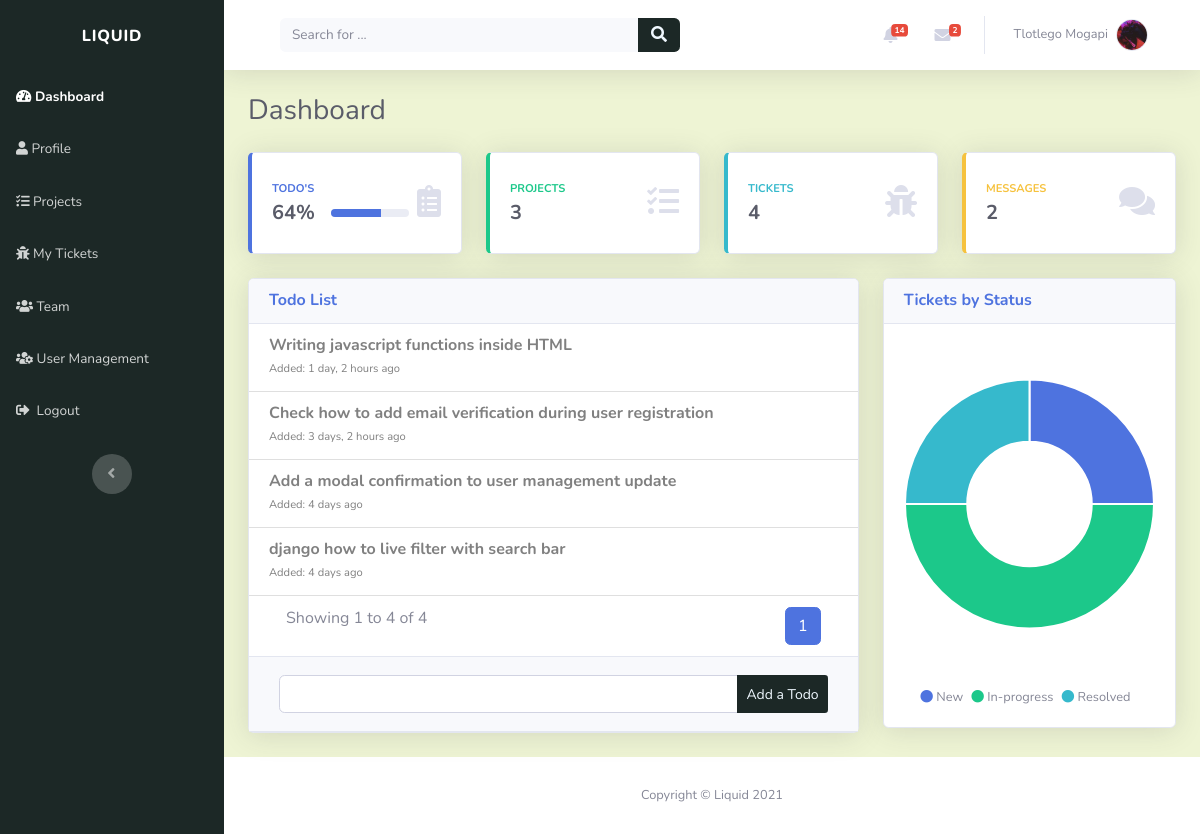
Before: / (signed in) with the older database file.
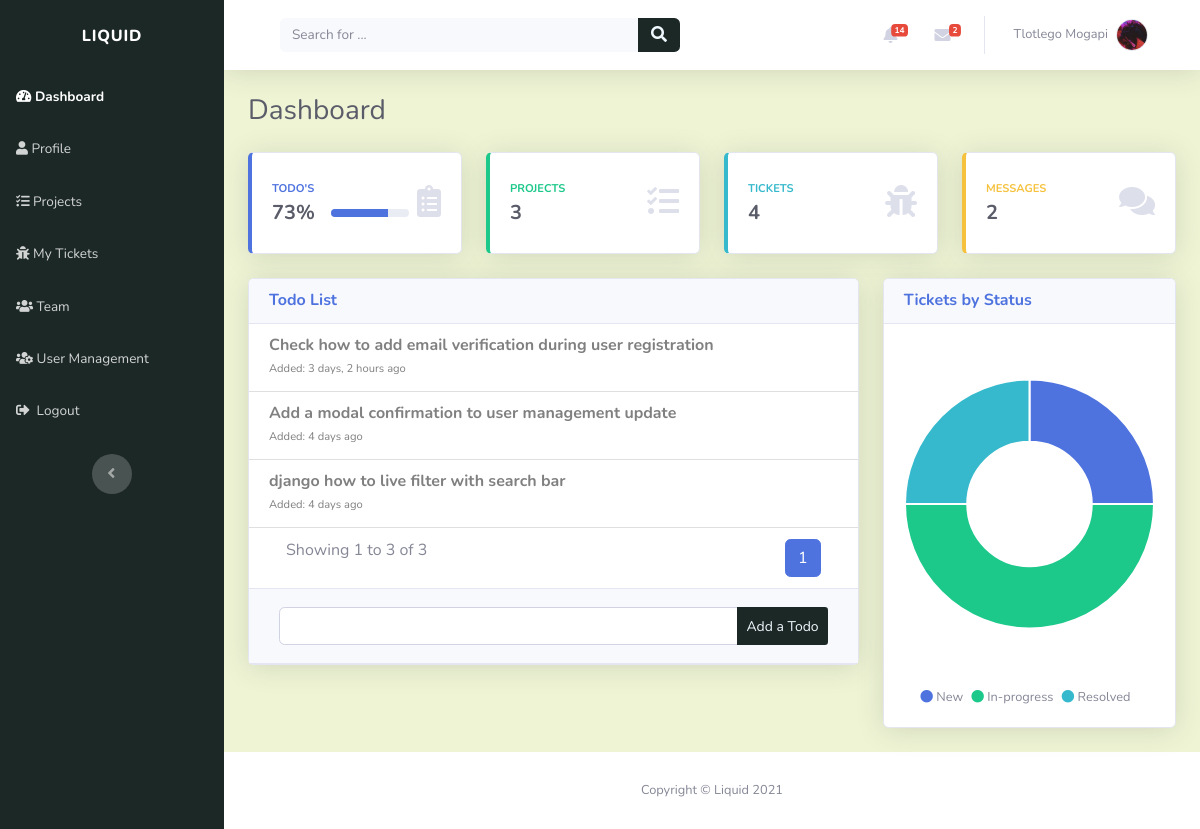
After: the same page with the newer database file.
### account/models.py (models this page shows, shortened)
class Profile(models.Model):
    user = models.OneToOneField(settings.AUTH_USER_MODEL, on_delete=models.CASCADE, unique=True)
    profile_picture = models.ImageField(default='profile_images/default.jpg', upload_to='profile_images', blank=True)
    website = models.URLField(blank=True)
    first_name = models.CharField(max_length=30, blank=True)
    last_name = models.CharField(max_length=30, blank=True)
    address = models.CharField(max_length=50, blank=True)
    city = models.CharField(max_length=50, blank=True)
    country = models.CharField(max_length=50, blank=True)
    slug = models.SlugField(unique=True, blank=True)

### index/models.py (models this page shows, shortened)
class Todo(models.Model):
    TODO_STATUS = (
        ('COM', 'Completed'),
        ('SCH', 'Scheduled'),
    )
    created_by = models.ForeignKey(Profile, on_delete=models.CASCADE)
    created_on = models.DateTimeField(verbose_name="created on", auto_now_add=True)
    note = models.CharField(max_length=80)
    status = models.CharField(max_length=6, choices=TODO_STATUS, default='SCH')

### index/views.py (the view)
# urls.py: path('', views.index_view, name="index_page"),
@login_required(login_url='login_page')
def index_view(request):
    query = ""
    context = {}
    user = request.user
    user_profile = get_object_or_404(Profile, user=user)
    if request.GET and request.GET.get('q', None):
        query = request.GET.get('q', ' ')
        context['query'] = str(query)
        projects_query = sorted(search_projects(
            query), key=attrgetter('created_on'), reverse=True)
        tickets_query = sorted(search_tickets(
            query), key=attrgetter('created_on'), reverse=True)
        users_query = sorted(search_users(
            query), key=attrgetter('first_name'), reverse=True)
        context['projects'] = projects_query
        context['tickets'] = tickets_query
        context['users'] = users_query
        return render(request, "index/search_results.html", context)
    else:
        user_tickets = get_user_tickets(user_profile)
        resolved_tickets = 0
        new_tickets = 0
        in_progress_tickets = 0
        total_tickets = 0
        for ticket in user_tickets:
            total_tickets += 1
            if ticket.status == 'RESOLVED':
                resolved_tickets += 1
            elif ticket.status == 'NEW':
                new_tickets += 1
            elif ticket.status == 'IN_PROGRESS':
                in_progress_tickets += 1
        context['total_tickets'] = total_tickets
        if total_tickets != 0:
            context['resolved_tickets'] = round(resolved_tickets*100 / total_tickets)
            context['new_tickets'] = round(new_tickets*100 / total_tickets)
            context['in_progress_tickets'] = round(in_progress_tickets*100 / total_tickets)
        else:
            default_value = round(100/3)
            context['resolved_tickets'] = default_value
            context['new_tickets'] = default_value
            context['in_progress_tickets'] = default_value
        todos_count = Todo.objects.filter(created_by=user_profile).count()
        completed_todos = Todo.objects.filter(created_by=user_profile).filter(status='COM').count()
        todos_percentage = round(completed_todos*100 / todos_count)
        context['todos_percentage'] = todos_percentage
        user_todos = Todo.objects.filter(created_by=user_profile).filter(status='SCH').order_by('-created_on')
        page = request.GET.get('page', 1)
        todos_paginator = Paginator(user_todos, 5)
        try:
            user_todos = todos_paginator.page(page)
        except PageNotAnInteger:
            user_todos = todos_paginator.page(5)
        except EmptyPage:
            user_todos = todos_paginator.page(todos_paginator.num_pages)
        context['user_todos'] = user_todos
        if user.is_admin:
            context['tickets_count'] = user_tickets.count()
            context['projects_count'] = Project.objects.all().count()
        context['form'] = TodoForm()
        return render(request, "index/dashboard.html", context)

### index/templates/index/dashboard.html (shortened to what this page needs)
{% extends "index/header.html" %}
{% load static %}
{% block content %}
<div class="d-sm-flex justify-content-between align-items-center mb-4">
	<h3 class="text-dark mb-0">Dashboard</h3>
</div>
<div class="row">
	<div class="col-md-6 col-xl-3 mb-4">
		<div class="card shadow border-left-primary py-2">
			<div class="card-body">
				<div class="row align-items-center no-gutters">
					<div class="col mr-2">
						<div class="text-uppercase text-primary font-weight-bold text-xs mb-1">
							<span>Todo's</span>
						</div>
						<div class="row no-gutters align-items-center">
							<div class="col-auto">
								<div class="text-dark font-weight-bold h5 mb-0 mr-3"><span>{{todos_percentage}}%</span></div>
							</div>
							<div class="col">
								<div class="progress progress-sm">
								<div class="progress-bar bg-primary" aria-valuenow="{{todos_percentage}}" aria-valuemin="0" aria-valuemax="100" style="width:{{todos_percentage}}%;"><span class="sr-only">{{todos_percentage}}%</span></div>
								</div>
							</div>
						</div>
					</div>
					<div class="col-auto"><em class="fas fa-clipboard-list fa-2x text-gray-300"></em></div>
				</div>
			</div>
		</div>
	</div>
	<div class="col-md-6 col-xl-3 mb-4">
		<a href="{% url 'projects_page' %}" style="text-decoration: none;">
			<div class="card shadow border-left-success py-2">
				<div class="card-body">
					<div class="row align-items-center no-gutters">
						<div class="col mr-2">
							<div class="text-uppercase text-success font-weight-bold text-xs mb-1">
								<span>Projects</span>
							</div>
							<div class="text-dark font-weight-bold h5 mb-0">
								{% if request.user.is_admin %}
								<span>{{ projects_count }}</span>
								{% else %}
								<span>{{ profile.projectrole_set.all.count }}</span>
								{% endif %}
							</div>
						</div>
						<div class="col-auto"><em class="fas fa-tasks fa-2x text-gray-300"></em></div>
					</div>
				</div>
			</div>
		</a>
	</div>
	<div class="col-md-6 col-xl-3 mb-4">
		<a href="{% url 'tickets_page' %}" style="text-decoration: none;">
			<div class="card shadow border-left-info py-2">
				<div class="card-body">
					<div class="row align-items-center no-gutters">
						<div class="col mr-2">
							<div class="text-uppercase text-info font-weight-bold text-xs mb-1"><span>Tickets</span></div>
							<div class="row no-gutters align-items-center">
								<div class="col-auto">
									<div class="text-dark font-weight-bold h5 mb-0 mr-3">
										<span>{{ total_tickets }}</span>
									</div>
								</div>
							</div>
						</div>
						<div class="col-auto"><em class="fas fa-bug fa-2x text-gray-300"></em></div>
					</div>
				</div>
			</div>
		</a>
	</div>
	<div class="col-md-6 col-xl-3 mb-4">
		<a href="#" style="text-decoration: none; ">
			<div class="card shadow border-left-warning py-2">
				<div class="card-body">
					<div class="row align-items-center no-gutters">
						<div class="col mr-2">
							<div class="text-uppercase text-warning font-weight-bold text-xs mb-1">
								<span>Messages</span>
							</div>
							<div class="text-dark font-weight-bold h5 mb-0">
								<span>{{ profile.direct_messages.all.count }}</span>
							</div>
						</div>
						<div class="col-auto"><em class="fas fa-comments fa-2x text-gray-300"></em></div>
					</div>
				</div>
			</div>
		</a>
	</div>
</div>
<div class="row">
	{% include "index/snippets/todos_list.html" %}
	<div class="col-lg-5 col-xl-4">
		<div class="card shadow mb-4">
			<div class="card-header d-flex justify-content-between align-items-center">
				<h6 class="text-primary font-weight-bold m-0">Tickets by Status</h6>
			</div>
			<div class="card-body">
				<div class="chart-area">
					<canvas
						data-bs-chart='{"type":"doughnut","data":{"labels":["New","In-Progress","Resolved"],"datasets":[{"label":"","backgroundColor":["#4e73df","#1cc88a","#36b9cc"],"borderColor":["#ffffff","#ffffff","#ffffff"],"data":["{{new_tickets}}","{{in_progress_tickets}}","{{resolved_tickets}}"]}]},"options":{"maintainAspectRatio":false,"legend":{"display":false},"title":{}}}'
					></canvas>
				</div>
				<div class="text-center small mt-4">
					<span class="mr-2"><em class="fas fa-circle text-primary"></em>&nbsp;New</span
					><span class="mr-2"><em class="fas fa-circle text-success"></em>&nbsp;In-progress</span
					><span class="mr-2"><em class="fas fa-circle text-info"></em>&nbsp;Resolved</span>
				</div>
			</div>
		</div>
	</div>
</div>
{% endblock %}

### index/templates/index/snippets/navbar.html (shortened to what this page needs)
<nav
	class="navbar navbar-light navbar-expand bg-white shadow mb-4 topbar static-top"
	style="background: rgb(238, 244, 212)"
>
	<div class="container-fluid">
		<div class="container-fluid">
			<form
				method="GET"
				action="{% url 'index_page' %}"
				target="_self"
				class="form-inline d-none d-sm-inline-block mr-auto ml-md-3 my-2 my-md-0 mw-100 navbar-search"
			>
				<div class="input-group">
					<input
						class="bg-light form-control border-0 small"
						type="search"
						placeholder="Search for ..."
						value="{{query}}"
						name="q"
						required
					/>
					<div class="input-group-append">
						<button class="btn py-0" type="submit" style="background: rgb(28, 40, 38); color: aliceblue;">
							<em class="fas fa-search"></em>
						</button>
					</div>
				</div>
			</form>
			<ul class="nav navbar-nav flex-nowrap ml-auto">
				<li class="nav-item dropdown no-arrow mx-1">
					<div class="nav-item dropdown no-arrow">
						<a class="dropdown-toggle nav-link" data-toggle="dropdown" aria-expanded="false" href="#"
							>{% if alerts %}<span class="badge badge-danger badge-counter"
								>{{profile.alert_set.all.count}}</span
							>
							{%endif%}<em class="fas fa-bell fa-fw"></em
						></a>
					</div>
				</li>
				<li class="nav-item dropdown no-arrow mx-1">
					<div class="nav-item dropdown no-arrow">
						<a class="dropdown-toggle nav-link" data-toggle="dropdown" aria-expanded="false" href="#"
							><em class="fas fa-envelope fa-fw"></em>{% if direct_messages %}<span
								class="badge badge-danger badge-counter"
								>{{profile.direct_messages.all.count}}</span
							>{%endif%}</a
						>
					</div>
				</li>
				<li class="nav-item dropdown no-arrow">
					<div class="nav-item dropdown no-arrow">
						<a class="dropdown-toggle nav-link" data-toggle="dropdown" aria-expanded="false" href="#"
							><span class="d-none d-lg-inline mr-2 text-gray-600 small">
								{% if profile.first_name and profile.last_name %} {{profile.first_name}}
								{{profile.last_name}} {% else %} {{user}} {%endif%}
							</span>
							<img
								class="border rounded-circle img-profile"
								src="{{profile.profile_picture.url}}"
								alt="user image"
							/>
						</a>
					</div>
				</li>
			</ul>
		</div>
	</div>
</nav>

### index/templates/index/snippets/todo.html
<li class="list-group-item">
	<a href="{% url 'delete_todo' todo.id %}" style="text-decoration: none; color: grey;">
		<div class="row align-items-center no-gutters">
			<div class="col mr-2 todo">
				<h6 class="mb-0"><strong>{{ todo.note }}</strong></h6>
				<span class="text-xs">Added: {{ todo.created_on|timesince }} ago</span>
			</div>
		</div>
	</a>
</li>

Changed rows visible on the page:
no longer on this page (row edited): Todo: note "Writing javascript functions inside HTML", created_on "1 day, 2 hours"
Other visible differences:
{{ todos_percentage }}: "64" → "73"
{{ todos_percentage }}: 64 → 73 (drawn)
{{ user_todos.end_index }}: "4" → "3"
{{ user_todos.paginator.count }}: "4" → "3"
